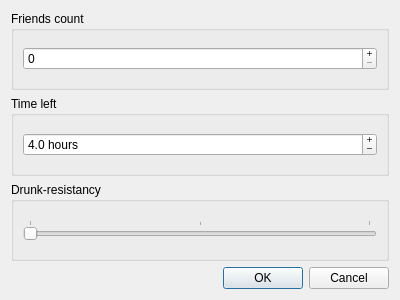
<?xml version="1.0" encoding="UTF-8"?>
<ui version="4.0">
 <class>ParametersDialog</class>
 <widget class="QDialog" name="ParametersDialog">
  <property name="geometry">
   <rect>
    <x>0</x>
    <y>0</y>
    <width>400</width>
    <height>300</height>
   </rect>
  </property>
  <property name="windowTitle">
   <string>Dialog</string>
  </property>
  <layout class="QVBoxLayout" name="verticalLayout_4">
   <item>
    <widget class="QGroupBox" name="group_gb">
     <property name="title">
      <string>Friends count</string>
     </property>
     <property name="flat">
      <bool>true</bool>
     </property>
     <layout class="QVBoxLayout" name="verticalLayout">
      <item>
       <widget class="QSpinBox" name="group">
        <property name="buttonSymbols">
         <enum>QAbstractSpinBox::PlusMinus</enum>
        </property>
        <property name="maximum">
         <number>16</number>
        </property>
       </widget>
      </item>
     </layout>
    </widget>
   </item>
   <item>
    <widget class="QGroupBox" name="time_gb">
     <property name="title">
      <string>Time left</string>
     </property>
     <property name="flat">
      <bool>true</bool>
     </property>
     <layout class="QVBoxLayout" name="verticalLayout_2">
      <item>
       <widget class="QDoubleSpinBox" name="time">
        <property name="buttonSymbols">
         <enum>QAbstractSpinBox::PlusMinus</enum>
        </property>
        <property name="suffix">
         <string> hours</string>
        </property>
        <property name="decimals">
         <number>1</number>
        </property>
        <property name="maximum">
         <double>8.000000000000000</double>
        </property>
        <property name="singleStep">
         <double>0.500000000000000</double>
        </property>
        <property name="value">
         <double>4.000000000000000</double>
        </property>
       </widget>
      </item>
     </layout>
    </widget>
   </item>
   <item>
    <widget class="QGroupBox" name="drunk_gb">
     <property name="title">
      <string>Drunk-resistancy</string>
     </property>
     <property name="flat">
      <bool>true</bool>
     </property>
     <layout class="QVBoxLayout" name="verticalLayout_3">
      <item>
       <widget class="QSlider" name="drunk">
        <property name="maximum">
         <number>2</number>
        </property>
        <property name="singleStep">
         <number>1</number>
        </property>
        <property name="pageStep">
         <number>1</number>
        </property>
        <property name="orientation">
         <enum>Qt::Horizontal</enum>
        </property>
        <property name="tickPosition">
         <enum>QSlider::TicksAbove</enum>
        </property>
        <property name="tickInterval">
         <number>0</number>
        </property>
       </widget>
      </item>
     </layout>
    </widget>
   </item>
   <item>
    <widget class="QDialogButtonBox" name="buttonBox">
     <property name="orientation">
      <enum>Qt::Horizontal</enum>
     </property>
     <property name="standardButtons">
      <set>QDialogButtonBox::Cancel|QDialogButtonBox::Ok</set>
     </property>
    </widget>
   </item>
  </layout>
 </widget>
 <resources/>
 <connections>
  <connection>
   <sender>buttonBox</sender>
   <signal>accepted()</signal>
   <receiver>ParametersDialog</receiver>
   <slot>accept()</slot>
   <hints>
    <hint type="sourcelabel">
     <x>248</x>
     <y>254</y>
    </hint>
    <hint type="destinationlabel">
     <x>157</x>
     <y>274</y>
    </hint>
   </hints>
  </connection>
  <connection>
   <sender>buttonBox</sender>
   <signal>rejected()</signal>
   <receiver>ParametersDialog</receiver>
   <slot>reject()</slot>
   <hints>
    <hint type="sourcelabel">
     <x>316</x>
     <y>260</y>
    </hint>
    <hint type="destinationlabel">
     <x>286</x>
     <y>274</y>
    </hint>
   </hints>
  </connection>
 </connections>
</ui>
